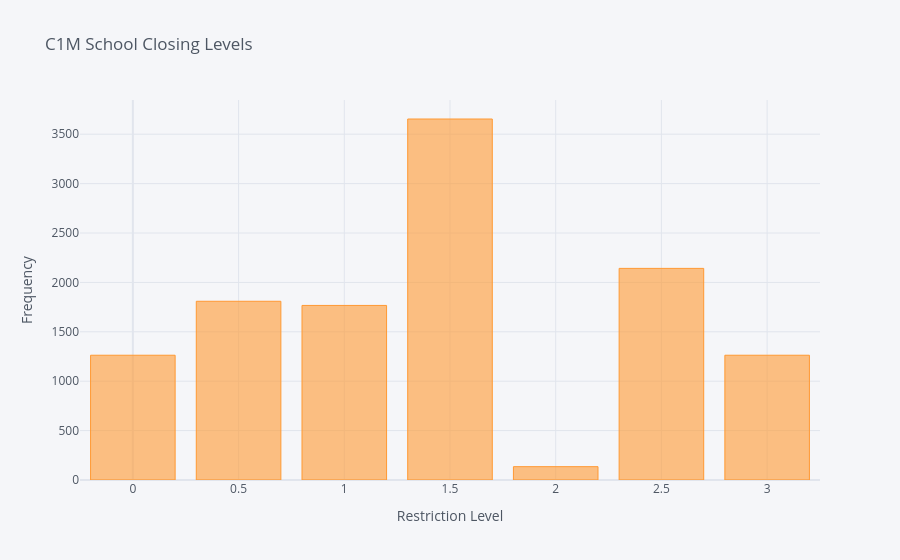
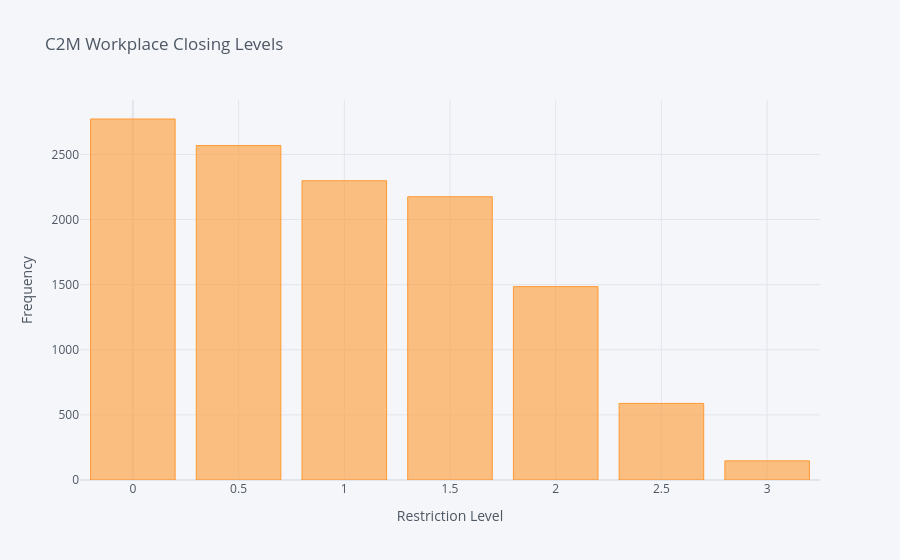
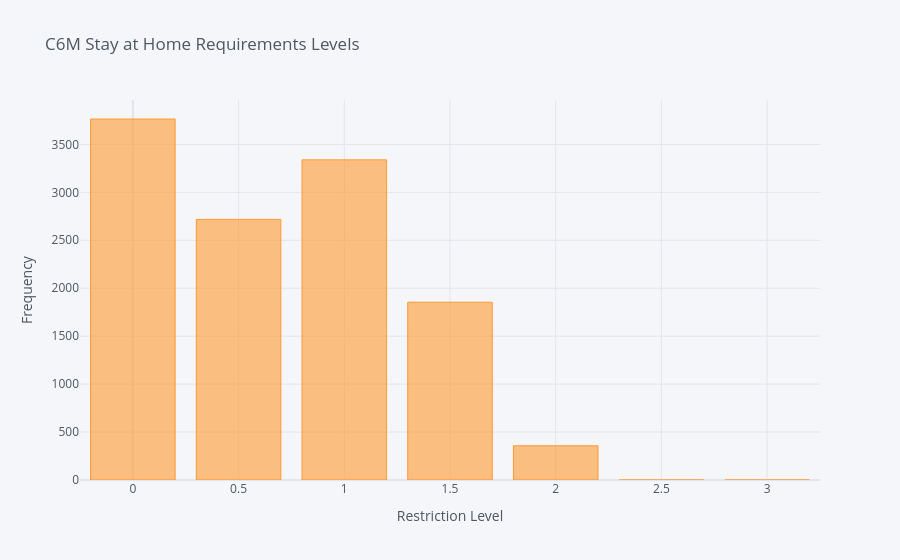

These figures' notebook cell, in order:
### Markdown cell above
### 2.1 Category Counts

*"Which restriction level for C1, C2, C6 appears most frequently across the dataset?"*

Short comment on the categories and levels:

- **C1 School Closing** - Measures the severity of school closure policies, from no measures (0) to complete closure of all education levels (3).  
- **C2 Workplace Closing** - Captures how strictly workplaces were restricted, ranging from no measures (0) to closure of all non-essential workplaces (3).
- **C6 Stay-at-Home Requirements** - Indicates the strictness of stay-at-home orders, from no restrictions (0) to strict confinement with minimal exceptions (3).

We took a closer look at these three categories because we assumed they might have had the strongest impact on the population’s mental health. Using Pandas, we counted the occurrences of each policy level and visualized the distributions. The visualization shows that school closings were generally the strictest policy, with most values ranging between 1.5 and 2.5. Workplace closings were somewhat less strict but still frequently appeared in the 1, 1.5, and 2 categories. Stay-at-home requirements were the least strict overall, with most observations in the 0, 0.5, and 1 categories. This could suggest that younger populations—such as children, teenagers, and young adults—were more affected by COVID-related policies than older generations.

### Code cell
# 1. Category Counts (Bar Chart)
levels = [0, 0.5, 1, 1.5, 2, 2.5, 3]

merged_data['C1M_combined_numeric'] \
    .value_counts() \
    .reindex(levels, fill_value=0) \
    .iplot(kind='bar',
           title='C1M School Closing Levels',
           xTitle='Restriction Level',
           yTitle='Frequency',) # type: ignore

merged_data['C2M_combined_numeric'] \
    .value_counts() \
    .reindex(levels, fill_value=0) \
    .iplot(kind='bar',
           title='C2M Workplace Closing Levels',
           xTitle='Restriction Level',
           yTitle='Frequency',) # type: ignore

merged_data['C6M_combined_numeric'] \
    .value_counts() \
    .reindex(levels, fill_value=0) \
    .iplot(kind='bar',
           title='C6M Stay at Home Requirements Levels',
           xTitle='Restriction Level',
           yTitle='Frequency',) # type: ignore

### Figure 1 — Plotly figure (JSON) as saved in the notebook; plotly's stock layout.template omitted (floating-point values rounded to 4 significant figures)
{"data": [{"marker": {"color": "rgba(255, 153, 51, 0.6)", "line": {"color": "rgba(255, 153, 51, 1.0)", "width": 1}}, "name": "count", "orientation": "v", "text": "", "type": "bar", "x": [0, 0.5, 1, 1.5, 2, 2.5, 3], "y": [1263, 1809, 1767, 3654, 135, 2142, 1263]}], "layout": {"legend": {"bgcolor": "#F5F6F9", "font": {"color": "#4D5663"}}, "paper_bgcolor": "#F5F6F9", "plot_bgcolor": "#F5F6F9", "title": {"font": {"color": "#4D5663"}, "text": "C1M School Closing Levels"}, "xaxis": {"gridcolor": "#E1E5ED", "showgrid": true, "tickfont": {"color": "#4D5663"}, "title": {"font": {"color": "#4D5663"}, "text": "Restriction Level"}, "zerolinecolor": "#E1E5ED"}, "yaxis": {"gridcolor": "#E1E5ED", "showgrid": true, "tickfont": {"color": "#4D5663"}, "title": {"font": {"color": "#4D5663"}, "text": "Frequency"}, "zerolinecolor": "#E1E5ED"}}}

### Figure 2 — Plotly figure (JSON) as saved in the notebook; plotly's stock layout.template omitted (floating-point values rounded to 4 significant figures)
{"data": [{"marker": {"color": "rgba(255, 153, 51, 0.6)", "line": {"color": "rgba(255, 153, 51, 1.0)", "width": 1}}, "name": "count", "orientation": "v", "text": "", "type": "bar", "x": [0, 0.5, 1, 1.5, 2, 2.5, 3], "y": [2772, 2568, 2298, 2175, 1485, 588, 147]}], "layout": {"legend": {"bgcolor": "#F5F6F9", "font": {"color": "#4D5663"}}, "paper_bgcolor": "#F5F6F9", "plot_bgcolor": "#F5F6F9", "title": {"font": {"color": "#4D5663"}, "text": "C2M Workplace Closing Levels"}, "xaxis": {"gridcolor": "#E1E5ED", "showgrid": true, "tickfont": {"color": "#4D5663"}, "title": {"font": {"color": "#4D5663"}, "text": "Restriction Level"}, "zerolinecolor": "#E1E5ED"}, "yaxis": {"gridcolor": "#E1E5ED", "showgrid": true, "tickfont": {"color": "#4D5663"}, "title": {"font": {"color": "#4D5663"}, "text": "Frequency"}, "zerolinecolor": "#E1E5ED"}}}

### Figure 3 — Plotly figure (JSON) as saved in the notebook; plotly's stock layout.template omitted (floating-point values rounded to 4 significant figures)
{"data": [{"marker": {"color": "rgba(255, 153, 51, 0.6)", "line": {"color": "rgba(255, 153, 51, 1.0)", "width": 1}}, "name": "count", "orientation": "v", "text": "", "type": "bar", "x": [0, 0.5, 1, 1.5, 2, 2.5, 3], "y": [3765, 2718, 3339, 1854, 357, 0, 0]}], "layout": {"legend": {"bgcolor": "#F5F6F9", "font": {"color": "#4D5663"}}, "paper_bgcolor": "#F5F6F9", "plot_bgcolor": "#F5F6F9", "title": {"font": {"color": "#4D5663"}, "text": "C6M Stay at Home Requirements Levels"}, "xaxis": {"gridcolor": "#E1E5ED", "showgrid": true, "tickfont": {"color": "#4D5663"}, "title": {"font": {"color": "#4D5663"}, "text": "Restriction Level"}, "zerolinecolor": "#E1E5ED"}, "yaxis": {"gridcolor": "#E1E5ED", "showgrid": true, "tickfont": {"color": "#4D5663"}, "title": {"font": {"color": "#4D5663"}, "text": "Frequency"}, "zerolinecolor": "#E1E5ED"}}}
